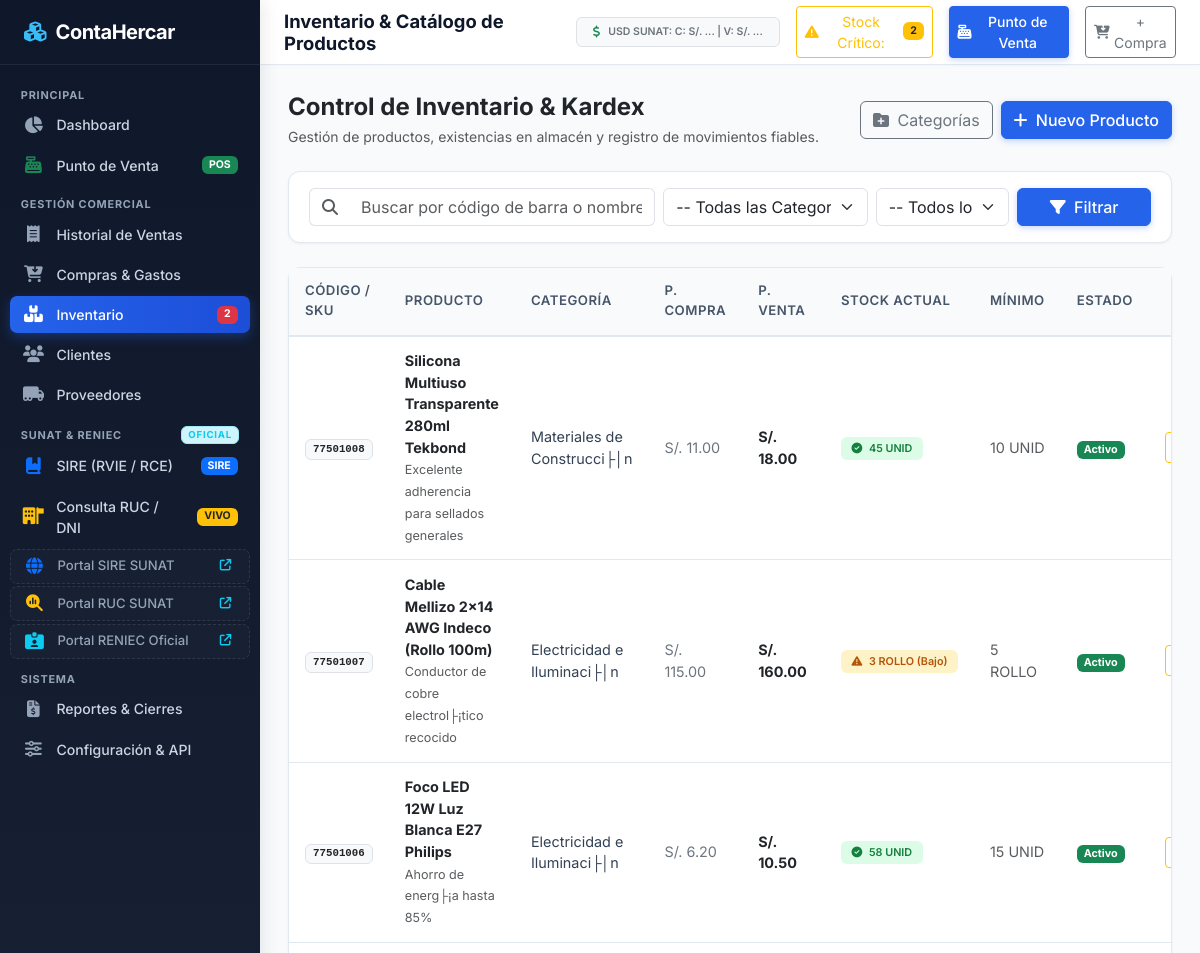
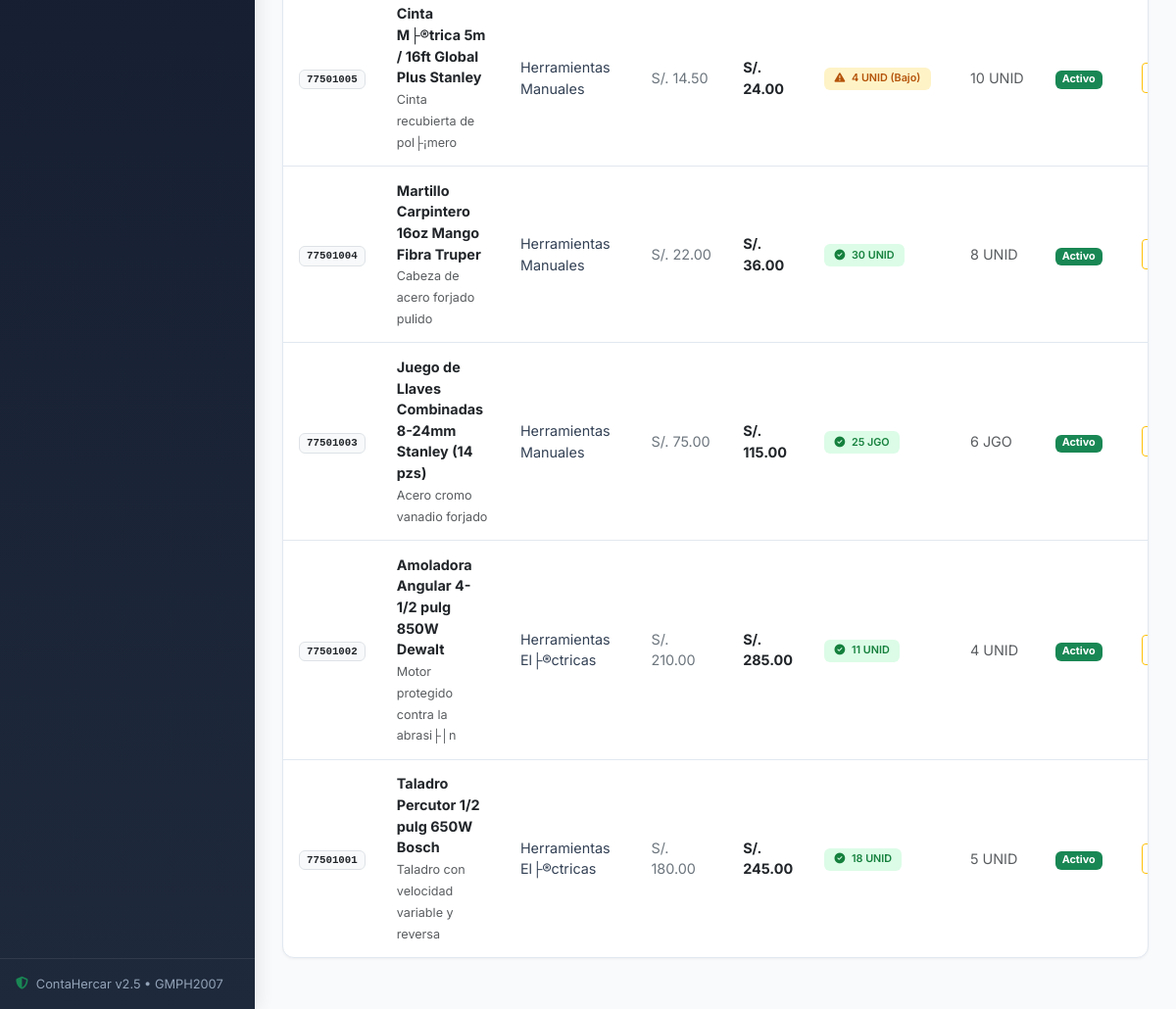
The app's page /inventario.php with its own data (2 pictures, top to bottom).
### tables this page shows
CREATE TABLE `productos` (
  `id` int(11) NOT NULL AUTO_INCREMENT,
  `codigo_barra` varchar(50) NOT NULL,
  `nombre` varchar(150) NOT NULL,
  `categoria_id` int(11) DEFAULT NULL,
  `descripcion` text DEFAULT NULL,
  `precio_compra` decimal(10,2) NOT NULL DEFAULT 0.00,
  `precio_venta` decimal(10,2) NOT NULL DEFAULT 0.00,
  `stock` int(11) NOT NULL DEFAULT 0,
  `stock_minimo` int(11) NOT NULL DEFAULT 5,
  `unidad_medida` varchar(20) DEFAULT 'UNID',
  `estado` tinyint(1) DEFAULT 1,
  `created_at` timestamp NOT NULL DEFAULT current_timestamp(),
  `updated_at` timestamp NOT NULL DEFAULT current_timestamp() ON UPDATE current_timestamp(),
  PRIMARY KEY (`id`),
  UNIQUE KEY `codigo_barra` (`codigo_barra`),
  KEY `categoria_id` (`categoria_id`),
  CONSTRAINT `productos_ibfk_1` FOREIGN KEY (`categoria_id`) REFERENCES `categorias` (`id`) ON DELETE SET NULL
);

CREATE TABLE `categorias` (
  `id` int(11) NOT NULL AUTO_INCREMENT,
  `nombre` varchar(100) NOT NULL,
  `descripcion` text DEFAULT NULL,
  `estado` tinyint(1) DEFAULT 1,
  `created_at` timestamp NOT NULL DEFAULT current_timestamp(),
  PRIMARY KEY (`id`)
);

CREATE TABLE `configuracion` (
  `id` int(11) NOT NULL AUTO_INCREMENT,
  `nombre_empresa` varchar(150) NOT NULL DEFAULT 'ContaHercar S.A.C.',
  `ruc_empresa` varchar(20) NOT NULL DEFAULT '20601234567',
  `direccion` varchar(255) DEFAULT 'Av. Principal 123, Lima - Per├║',
  `telefono` varchar(50) DEFAULT '+51 987 654 321',
  `email` varchar(100) DEFAULT 'contacto@contahercar.com',
  `moneda_simbolo` varchar(10) DEFAULT 'S/.',
  `moneda_nombre` varchar(30) DEFAULT 'Soles',
  `impuesto_nombre` varchar(20) DEFAULT 'IGV',
  `impuesto_porcentaje` decimal(5,2) DEFAULT 18.00,
  `api_ruc_url` varchar(255) DEFAULT 'https://api.apis.net.pe/v2/sunat/ruc?numero={numero}',
  `api_dni_url` varchar(255) DEFAULT 'https://api.apis.net.pe/v2/reniec/dni?numero={numero}',
  `api_ruc_token` varchar(255) DEFAULT '',
  `api_ruc_provider` varchar(50) DEFAULT 'apisnet',
  `updated_at` timestamp NOT NULL DEFAULT current_timestamp() ON UPDATE current_timestamp(),
  `sire_client_id` varchar(255) DEFAULT '',
  `sire_client_secret` varchar(255) DEFAULT '',
  `sire_usuario_sol` varchar(50) DEFAULT '',
  `sire_clave_sol` varchar(50) DEFAULT '',
  `sire_ambiente` varchar(20) DEFAULT 'beta',
  PRIMARY KEY (`id`)
);

### config/app.php (called while the page is built, shortened)
<?php
function getSystemConfig() {
    static $config = null;
    if ($config !== null) {
        return $config;
    }
    $pdo = getDBConnection();
    $stmt = $pdo->query("SELECT * FROM configuracion ORDER BY id ASC LIMIT 1");
    $config = $stmt->fetch();
    return $config;
}
function formatMoney($amount) {
    $cfg = getSystemConfig();
    $symbol = $cfg['moneda_simbolo'] ?? 'S/.';
    return $symbol . ' ' . number_format((float)$amount, 2, '.', ',');
}

### inventario.php (the view, shortened to what this page needs)
<?php
require_once __DIR__ . '/includes/header.php';
$pdo = getDBConnection();
$busqueda = isset($_GET['q']) ? trim($_GET['q']) : '';
$sql = "SELECT p.*, c.nombre as categoria_nombre
        FROM productos p
        LEFT JOIN categorias c ON p.categoria_id = c.id
        WHERE 1=1";
$params = [];
$sql .= " ORDER BY p.id DESC";
$stmt = $pdo->prepare($sql);
$stmt->execute($params);
$productos = $stmt->fetchAll();
?>
<div class="d-flex flex-wrap align-items-center justify-content-between gap-3 mb-4">
    <div>
        <h4 class="mb-1 text-dark fw-bold">Control de Inventario & Kardex</h4>
        <p class="text-muted small mb-0">Gestión de productos, existencias en almacén y registro de movimientos fiables.</p>
    </div>
    <div class="d-flex gap-2">
        <button type="button" class="btn btn-outline-secondary" data-bs-toggle="modal" data-bs-target="#modalCategoria">
            <i class="fa fa-folder-plus me-1"></i> Categorías
        </button>
        <button type="button" class="btn btn-primary" data-bs-toggle="modal" data-bs-target="#modalProducto" onclick="abrirModalNuevoProducto()">
            <i class="fa fa-plus me-1"></i> Nuevo Producto
        </button>
    </div>
</div>
<div class="card-custom mb-4">
    <div class="card-custom-body py-3">
        <form method="GET" action="inventario.php" class="row g-2 align-items-center">
            <div class="col-12 col-md-5">
                <div class="input-group">
                    <span class="input-group-text bg-white border-end-0"><i class="fa fa-search text-muted"></i></span>
                    <input type="text" name="q" class="form-control border-start-0" placeholder="Buscar por código de barra o nombre..." value="<?= htmlspecialchars($busqueda) ?>">
                </div>
            </div>
            <div class="col-6 col-md-3">
                <select name="categoria_id" class="form-select">
                    <option value="0">-- Todas las Categorías --</option>
                </select>
            </div>
            <div class="col-6 col-md-2">
                <select name="filtro" class="form-select">
                    <option value="">-- Todos los Stocks --</option>
                </select>
            </div>
            <div class="col-12 col-md-2 d-flex gap-1">
                <button type="submit" class="btn btn-primary w-100"><i class="fa fa-filter me-1"></i> Filtrar</button>
            </div>
        </form>
    </div>
</div>
<div class="card-custom">
    <div class="card-custom-body p-0">
        <div class="table-responsive">
            <table class="table-custom">
                <thead>
                    <tr>
                        <th>Código / SKU</th>
                        <th>Producto</th>
                        <th>Categoría</th>
                        <th>P. Compra</th>
                        <th>P. Venta</th>
                        <th>Stock Actual</th>
                        <th>Mínimo</th>
                        <th>Estado</th>
                        <th class="text-center">Acciones</th>
                    </tr>
                </thead>
                <tbody>
                    <?php if (empty($productos)): ?>
                        <tr>
                            <td colspan="9" class="text-center py-4 text-muted">
                                <i class="fa fa-box-open fs-2 mb-2 d-block text-secondary"></i>
                                No se encontraron productos con los criterios de búsqueda seleccionados.
                            </td>
                        </tr>
                    <?php else: ?>
                        <?php foreach ($productos as $p): ?>
                            <?php
                                $isBajo = $p['stock'] <= $p['stock_minimo'];
                                $isAgotado = $p['stock'] <= 0;
                            ?>
                            <tr>
                                <td>
                                    <span class="badge bg-light text-dark border font-monospace"><?= htmlspecialchars($p['codigo_barra']) ?></span>
                                </td>
                                <td>
                                    <div class="fw-bold text-dark"><?= htmlspecialchars($p['nombre']) ?></div>
                                    <?php if (!empty($p['descripcion'])): ?>
                                        <small class="text-muted"><?= htmlspecialchars($p['descripcion']) ?></small>
                                    <?php endif; ?>
                                </td>
                                <td><?= htmlspecialchars($p['categoria_nombre'] ?? 'Sin categoría') ?></td>
                                <td class="text-secondary"><?= formatMoney($p['precio_compra']) ?></td>
                                <td class="fw-bold text-dark"><?= formatMoney($p['precio_venta']) ?></td>
                                <td>
                                    <?php if ($isAgotado): ?>
                                        <span class="badge badge-soft-danger"><i class="fa fa-circle-xmark me-1"></i> 0 <?= htmlspecialchars($p['unidad_medida']) ?> (Agotado)</span>
                                    <?php elseif ($isBajo): ?>
                                        <span class="badge badge-soft-warning"><i class="fa fa-triangle-exclamation me-1"></i> <?= $p['stock'] ?> <?= htmlspecialchars($p['unidad_medida']) ?> (Bajo)</span>
                                    <?php else: ?>
                                        <span class="badge badge-soft-success"><i class="fa fa-circle-check me-1"></i> <?= $p['stock'] ?> <?= htmlspecialchars($p['unidad_medida']) ?></span>
                                    <?php endif; ?>
                                </td>
                                <td><span class="text-muted"><?= $p['stock_minimo'] ?> <?= htmlspecialchars($p['unidad_medida']) ?></span></td>
                                <td>
                                    <span class="badge <?= $p['estado'] ? 'bg-success' : 'bg-secondary' ?>">
                                        <?= $p['estado'] ? 'Activo' : 'Inactivo' ?>
                                    </span>
                                </td>
                                <td class="text-center">
                                    <div class="btn-group btn-group-sm">
                                        <button type="button" class="btn btn-outline-warning" title="Ajuste manual de stock" onclick="abrirAjusteStock(<?= htmlspecialchars(json_encode($p)) ?>)">
                                        </button>
                                    </div>
                                </td>
                            </tr>
                        <?php endforeach; ?>
                    <?php endif; ?>
                </tbody>
            </table>
        </div>
    </div>
</div>
<?php include __DIR__ . '/includes/footer.php'; ?>

### assets/css/style.css (style rules this page uses)
:root { --primary: #2563eb; --primary-dark: #1d4ed8; --primary-light: #eff6ff; --secondary: #64748b; --success: #10b981; --warning: #f59e0b; --danger: #ef4444; --info: #06b6d4; --dark: #0f172a; --dark-surface: #1e293b; --light-bg: #f8fafc; --border-color: #e2e8f0; --sidebar-width: 260px; --topbar-height: 65px; }
body { font-family: 'Inter', system-ui, -apple-system, BlinkMacSystemFont, 'Segoe UI', Roboto, Oxygen, Ubuntu, Cantarell, sans-serif; background-color: var(--light-bg); color: #334155; margin: 0; padding: 0; overflow-x: hidden; }
.card-custom { background: #ffffff; border: 1px solid var(--border-color); border-radius: 0.75rem; box-shadow: 0 1px 3px rgba(0, 0, 0, 0.05); margin-bottom: 1.5rem; transition: transform 0.2s, box-shadow 0.2s; }
.card-custom-body { padding: 1.25rem; }
.table-custom { width: 100%; margin-bottom: 0; border-collapse: separate; border-spacing: 0; }
.table-custom th { background-color: #f8fafc; color: #475569; font-weight: 600; font-size: 0.825rem; text-transform: uppercase; letter-spacing: 0.5px; padding: 0.85rem 1rem; border-bottom: 2px solid var(--border-color); }
.table-custom td { padding: 0.85rem 1rem; vertical-align: middle; border-bottom: 1px solid var(--border-color); font-size: 0.9rem; }
.table-custom tr:last-child td { border-bottom: none; }
.badge-soft-success { background-color: #dcfce7; color: #15803d; font-weight: 600; padding: 0.35rem 0.65rem; border-radius: 0.375rem; }
.badge-soft-warning { background-color: #fef3c7; color: #b45309; font-weight: 600; padding: 0.35rem 0.65rem; border-radius: 0.375rem; }
.btn-primary { background-color: var(--primary); border-color: var(--primary); box-shadow: 0 2px 6px rgba(37, 99, 235, 0.25); font-weight: 500; }

### records on screen
productos: codigo_barra "77501008", nombre "Silicona Multiuso Transparente 280ml Tekbond", descripcion "Excelente adherencia para sellados generales", categoria.nombre "Materiales de Construcci├│n", precio_compra.moneda_simbolo "S/. 11.00", precio_venta.moneda_simbolo "S/. 18.00", stock "45", unidad_medida "UNID", stock_minimo "10", estado "Activo"
productos: codigo_barra "77501007", nombre "Cable Mellizo 2x14 AWG Indeco (Rollo 100m)", descripcion "Conductor de cobre electrol├¡tico recocido", categoria.nombre "Electricidad e Iluminaci├│n", precio_compra.moneda_simbolo "S/. 115.00", precio_venta.moneda_simbolo "S/. 160.00", stock "3", unidad_medida "ROLLO", stock_minimo "5", estado "Activo"
productos: codigo_barra "77501006", nombre "Foco LED 12W Luz Blanca E27 Philips", descripcion "Ahorro de energ├¡a hasta 85%", categoria.nombre "Electricidad e Iluminaci├│n", precio_compra.moneda_simbolo "S/. 6.20", precio_venta.moneda_simbolo "S/. 10.50", stock "58", unidad_medida "UNID", stock_minimo "15", estado "Activo"
productos: codigo_barra "77501005", nombre "Cinta M├®trica 5m / 16ft Global Plus Stanley", descripcion "Cinta recubierta de pol├¡mero", categoria.nombre "Herramientas Manuales", precio_compra.moneda_simbolo "S/. 14.50", precio_venta.moneda_simbolo "S/. 24.00", stock "4", unidad_medida "UNID", stock_minimo "10", estado "Activo"
productos: codigo_barra "77501004", nombre "Martillo Carpintero 16oz Mango Fibra Truper", descripcion "Cabeza de acero forjado pulido", categoria.nombre "Herramientas Manuales", precio_compra.moneda_simbolo "S/. 22.00", precio_venta.moneda_simbolo "S/. 36.00", stock "30", unidad_medida "UNID", stock_minimo "8", estado "Activo"
productos: codigo_barra "77501003", nombre "Juego de Llaves Combinadas 8-24mm Stanley (14 pzs)", descripcion "Acero cromo vanadio forjado", categoria.nombre "Herramientas Manuales", precio_compra.moneda_simbolo "S/. 75.00", precio_venta.moneda_simbolo "S/. 115.00", stock "25", unidad_medida "JGO", stock_minimo "6", estado "Activo"
productos: codigo_barra "77501002", nombre "Amoladora Angular 4-1/2 pulg 850W Dewalt", descripcion "Motor protegido contra la abrasi├│n", categoria.nombre "Herramientas El├®ctricas", precio_compra.moneda_simbolo "S/. 210.00", precio_venta.moneda_simbolo "S/. 285.00", stock "11", unidad_medida "UNID", stock_minimo "4", estado "Activo"
productos: codigo_barra "77501001", nombre "Taladro Percutor 1/2 pulg 650W Bosch", descripcion "Taladro con velocidad variable y reversa", categoria.nombre "Herramientas El├®ctricas", precio_compra.moneda_simbolo "S/. 180.00", precio_venta.moneda_simbolo "S/. 245.00", stock "18", unidad_medida "UNID", stock_minimo "5", estado "Activo"

### other values on screen
$quickCounters['low_stock'] "2"
$pageTitle "Inventario & Catálogo de Productos"
